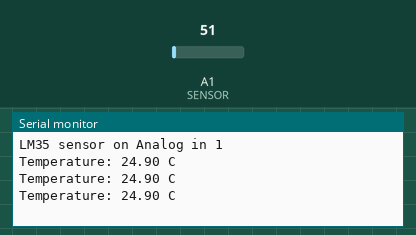
This sketch was run on a simulated Arduino Uno, built with avr-gcc and run on an emulated ATmega328P. Parts: the last lines printed to the serial monitor. The inputs (shaded band) are chosen by the test bench; at power-on: A1 (SENSOR) = 51.

Above: at 1.3 s.
1.4 s: A1 (SENSOR) set to 61
At 1.9 s:
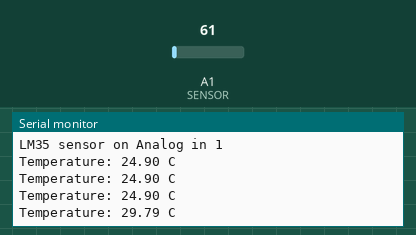
2.9 s: A1 (SENSOR) set to 71
At 3.4 s:
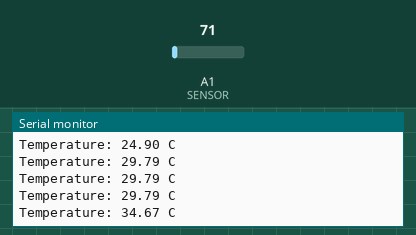
Timing chart, 0 to 5.9 s (numbered marks = the images above; inputs shaded):
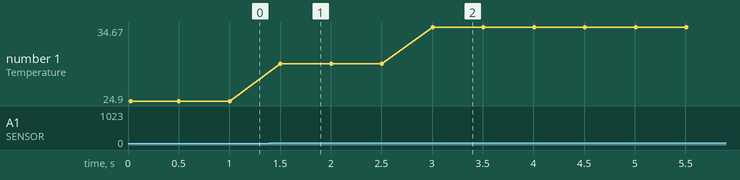

The sketch:

LM35.ino
```cpp
/*
  LM35 Temperature Sensor

  When looking at the LM35:
  Left leg   -> 5V
  Middle leg -> Analog in 1
  Right leg  -> Gnd

  TODO: Show Kelvin and Fahrenheit
  in addition to Celsius

  TODO: Create a simple bargraph.
  For a temperature of 0C, print zero '#',
  for a temperature of 40C, print 100 '#',
  so at typical room temperatures you see something like this:
  ###########################################################
  #############################################################
*/

int SENSOR = 1;

void setup()
{
  Serial.begin(9600);
  Serial.println("LM35 sensor on Analog in 1");
}

void loop()
{
  // analogRead() returns 1024 for 5 Volts
  double volt = 5.0 * (analogRead(SENSOR) / 1024.0);
  // Serial.print(volt);
  // Serial.println(" V");

  // Sensor gives 0.010 V per 1 degree Celsius
  double celsius = volt*100.0;
  Serial.print("Temperature: ");
  Serial.print(celsius);
  Serial.println(" C");

  delay(500);
}
```

Measured:
- after the input at 1.4 s, the serial monitor: prints a new line after 0.10 s (image 1)
- after the input at 2.9 s, the serial monitor: prints a new line after 0.10 s (image 2)
- plotted number 1: 24.9 → 29.79 after the input at 1.4 s, 29.79 → 34.67 after the input at 2.9 s
